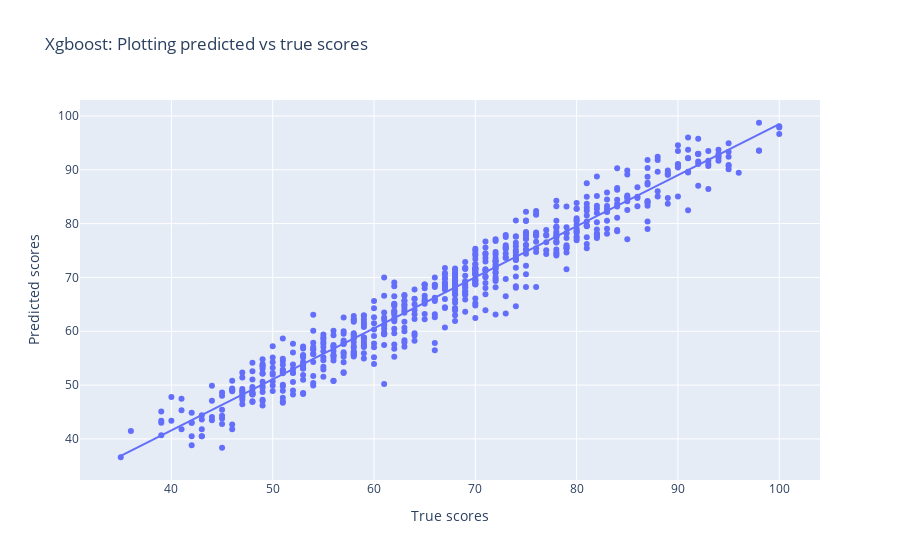

Here is the notebook cell this chart was saved with:
### Code cell
print("Model score:",xgboost.score(x_train, y_train))


y_hat = xgboost.predict(x_test)

model_evaluation(y_test,y_hat)

check_overfitting_scatter(y_test,y_hat,'Xgboost: Plotting predicted vs true scores')

### Figure 1 — Plotly figure (JSON) as saved in the notebook; plotly's stock layout.template omitted (floating-point values rounded to 4 significant figures; data arrays with more than 128 entries replaced by an {"elided": "..."} marker saying what was removed)
{"data": [{"hovertemplate": "True scores=%{x}<br>Predicted scores=%{y}<extra></extra>", "legendgroup": "", "marker": {"color": "#636efa", "symbol": "circle"}, "mode": "markers", "name": "", "orientation": "v", "showlegend": false, "type": "scatter", "x": {"elided": "640 int values"}, "xaxis": "x", "y": {"elided": "640 float values"}, "yaxis": "y"}, {"hovertemplate": "<b>OLS trendline</b><br>y = 0.948262 * x + 3.67061<br>R<sup>2</sup>=0.946359<br><br>True scores=%{x}<br>Predicted scores=%{y} <b>(trend)</b><extra></extra>", "legendgroup": "", "marker": {"color": "#636efa", "symbol": "circle"}, "mode": "lines", "name": "", "showlegend": false, "type": "scatter", "x": {"elided": "640 int values"}, "xaxis": "x", "y": {"elided": "640 float values"}, "yaxis": "y"}], "layout": {"legend": {"tracegroupgap": 0}, "title": {"text": "Xgboost: Plotting predicted vs true scores"}, "xaxis": {"anchor": "y", "domain": [0, 1], "title": {"text": "True scores"}}, "yaxis": {"anchor": "x", "domain": [0, 1], "title": {"text": "Predicted scores"}}}}
